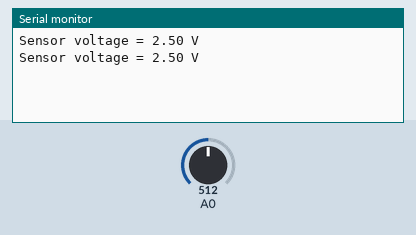
This sketch was run on a simulated Arduino Uno, built with avr-gcc and run on an emulated ATmega328P. Parts: the last lines printed to the serial monitor. The test bench sets the inputs (shaded band); at power-on: A0 = 512.

Above: at 1.8 s.
1.9 s: A0 set to 716
At 2.8 s:
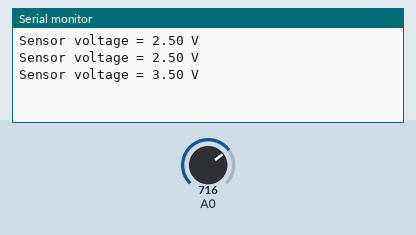
3.4 s: A0 set to 900
At 4.6 s:
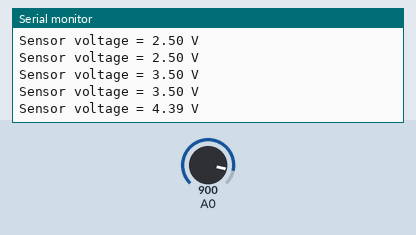
Timing chart, 0 to 6.4 s (numbered marks = the images above; inputs shaded):
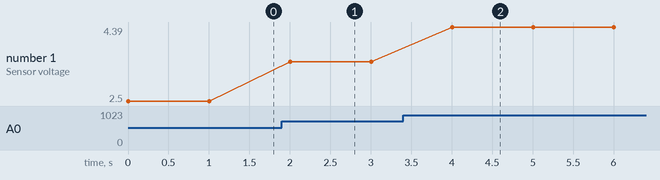

Measured:
- after the input at 1.9 s, the serial monitor: prints a new line after 0.10 s (image 1)
- after the input at 3.4 s, the serial monitor: prints a new line after 0.60 s (image 2)
- plotted number 1: 2.5 → 3.5 after the input at 1.9 s, 3.5 → 4.39 after the input at 3.4 s

The sketch:

gassensor.ino
```cpp
void setup()
{
  Serial.begin(115200);
}
void loop()
{
  float sensorVoltage;
  float sensorValue;

  sensorValue = analogRead(A0);
  sensorVoltage = sensorValue/1024*5.0;

  Serial.print("Sensor voltage = ");
  Serial.print(sensorVoltage);
  Serial.println(" V");

  delay(1000);
}
```
